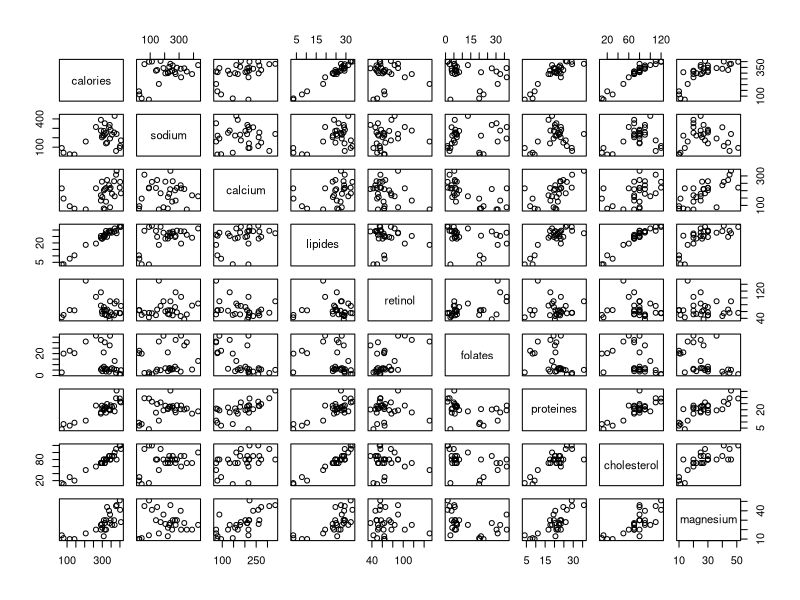
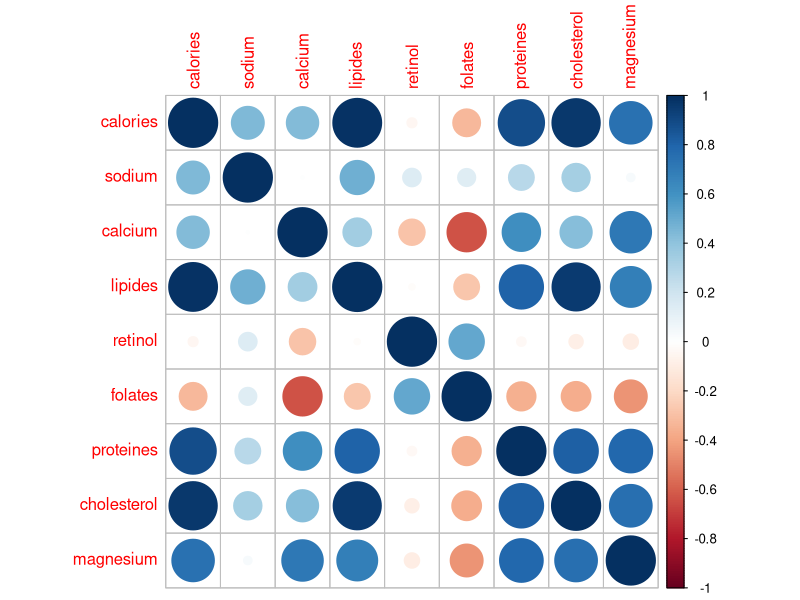
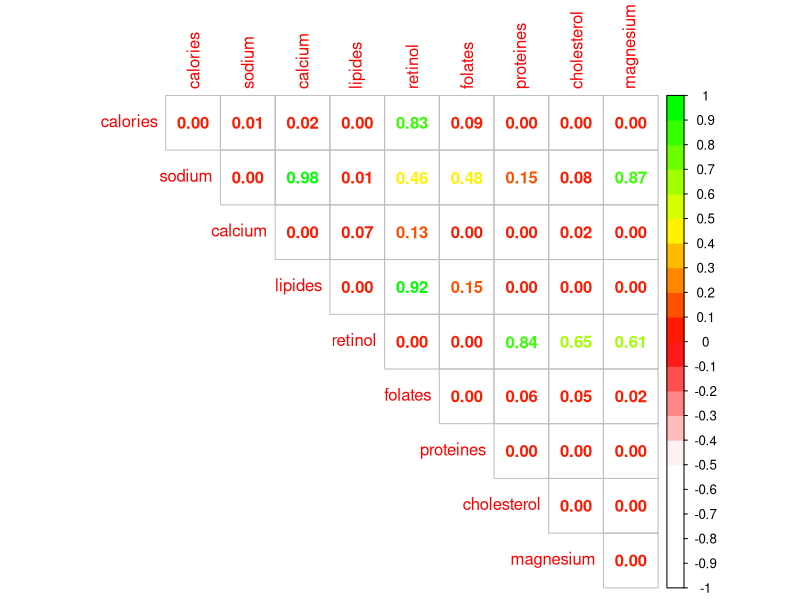
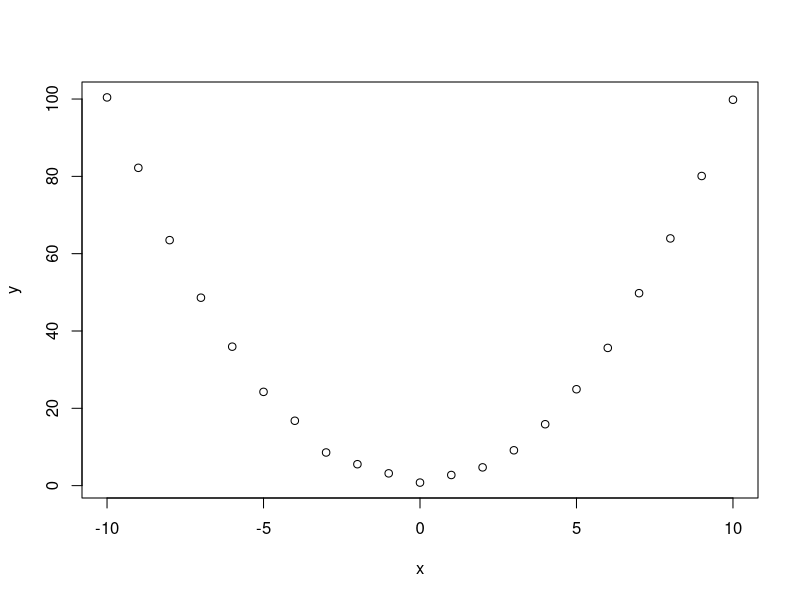
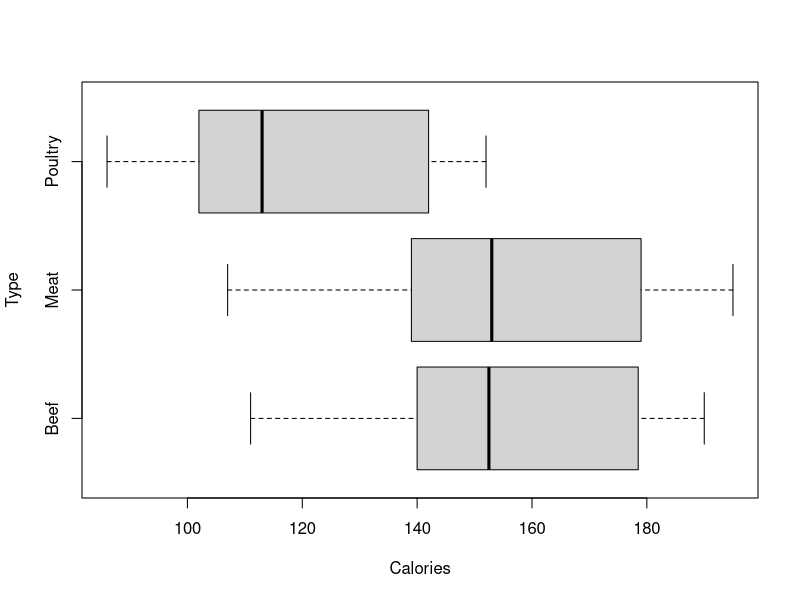
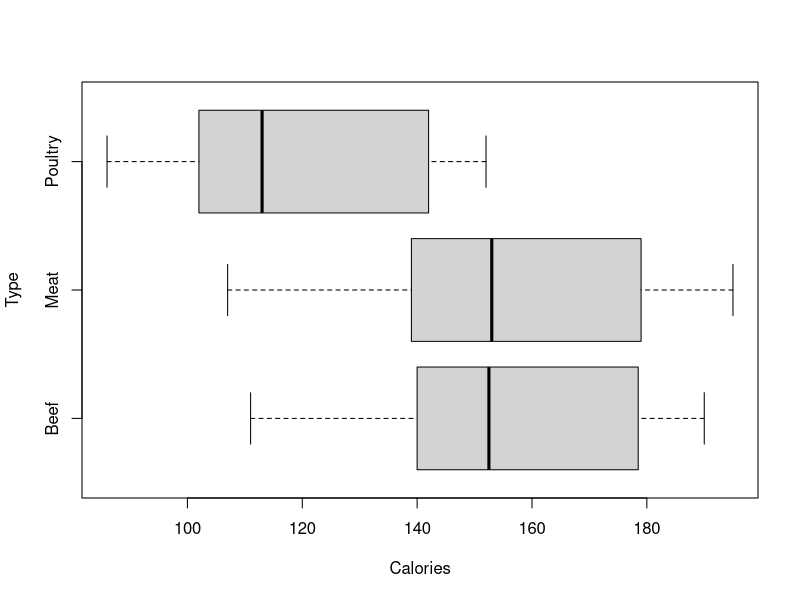
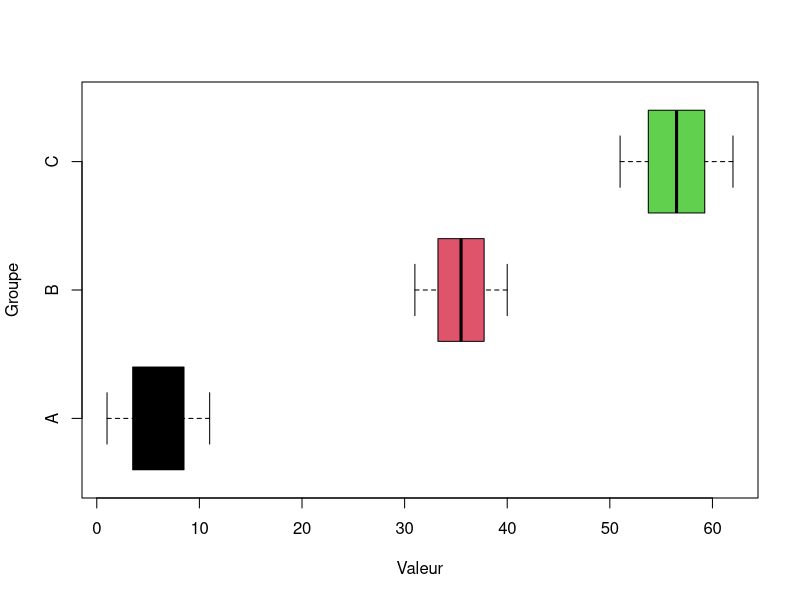
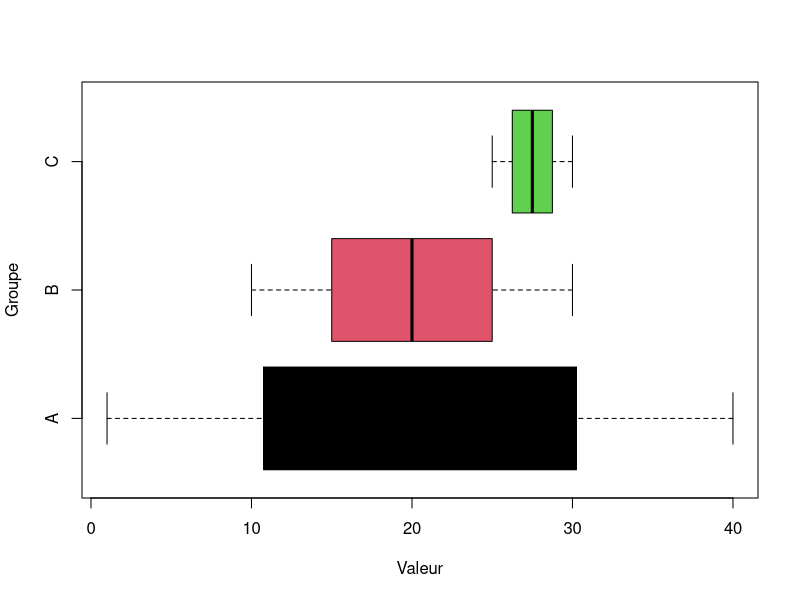

The R source for these figures, in order:
## ---- chunk 1
library(knitr)
library(kableExtra)
library(dplyr)
taille <- 12
## ---- chunk 2
df <- read.csv(file = "./datasets/fromage.txt", sep = "\t", row.names = 1)
## ---- chunk 3
kable(head(df), "html") %>% kable_styling("striped", font_size = taille) %>% scroll_box(width = "100%", height = "100px")
## ---- chunk 4
plot(df)
## ---- chunk 5
df_cor <- cor(df, method = "pearson")
kable(df_cor, "html") %>% kable_styling("striped", font_size = taille) %>% scroll_box(width = "100%", height = "400px")
## ---- chunk 6
library(corrplot)
corrplot(cor(df, method = "pearson"))
## ---- chunk 7
cor(x = df$lipides, y = df$magnesium)
## ---- chunk 8
cor.test(x = df$lipides, y = df$magnesium)
## ---- chunk 9
cor.test(x = df$sodium, y = df$retinol)
## ---- chunk 10
sodium <- rep(df$sodium,times = 10)
retinol <- rep(df$retinol,times = 10)
nom <- rep(rownames(df),times = 10)

df_10 <- data.frame(nom,sodium,retinol)

## ---- chunk 11
table(df_10$nom)
## ---- chunk 12
cor.test(x = df_10$sodium, y = df_10$retinol)
## ---- chunk 13
get_pvalue <- function(x,y){
  p <- cor.test(df[,x],df[,y])$p.value
  return(p)
}

colonne <- colnames(df)
ligne <- colnames(df)
df_pvalues <- outer(X = colonne, Y = ligne, FUN = Vectorize(get_pvalue))
colnames(df_pvalues) <- colnames(df)
rownames(df_pvalues) <- colnames(df)

## ---- chunk 14
corrplot(df_pvalues,
         cl.lim=c(0,1), method="number", type="upper",
         col=colorRampPalette(c("white","white","red","yellow","green"))(20))
## ---- chunk 15
x <- -10:10
y <- x^2 + rnorm(n = length(x))

plot(x,y)
## ---- chunk 16
cor.test(x, y, method = "pearson")
cor.test(x, y, method = "spearman")
cor.test(x, y, method = "kendall")
## ---- chunk 17
df <- read.csv(file = "./datasets/Titanic.csv", row.names = 1)
## ---- chunk 18
kable(head(df), "html") %>% kable_styling("striped", font_size = taille) %>% scroll_box(width = "100%", height = "400px")
## ---- chunk 19
df_count <- table(df$Survived, df$PClass)
## ---- chunk 20
resultat <-chisq.test(df$Survived,df$PClass)
resultat
## ---- chunk 21
attributes(resultat)
## ---- chunk 22
resultat$expected
## ---- chunk 23
data <- matrix(rbind(c(693,886,534,153),c(597,696,448,95)),ncol=4)
data
## ---- chunk 24
chisq.test(data)
## ---- chunk 25
p <- seq(0.80, 0.90, 0.005)
dof <- seq(1,3)
chisq_table <- outer(p, dof, function(x,y) qchisq(x,y))
chisq_table <- t(chisq_table)
colnames(chisq_table) <- 1 - p
rownames(chisq_table) <- dof
chisq_table <- round(chisq_table,2)
## ---- chunk 26
kable(chisq_table, "html", row.names = TRUE) %>% kable_styling("striped", font_size = taille) %>% scroll_box(width = "100%", height = "200px")
## ---- chunk 27
chisq.test(data/100)
## ---- chunk 28
chisq.test(data*100)
## ---- chunk 29
df <- read.csv(file = "./datasets/Hotdogs.csv", 
               sep = ";")
## ---- chunk 30
kable(df, "html") %>% kable_styling("striped", font_size = taille) %>% scroll_box(width = "100%", height = "400px")
## ---- chunk 31
boxplot(Calories  ~ Type, data = df, 
        horizontal = TRUE)
## ---- chunk 32
aov <- aov(formula = Calories ~ Type, data = df)
summary(aov)
## ---- chunk 33
boxplot(Calories  ~ Type, data = df, 
        horizontal = TRUE)
## ---- chunk 34
bartlett.test(Calories  ~ Type, data = df)
## ---- chunk 35
aov <- aov(formula = Calories ~ Type, data = df)
shapiro.test(aov$residuals)
## ---- chunk 36
a <- seq(from = 1, to = 11, length.out = 9   )
b <- seq(from = 31, to = 40, length.out = 9   )
c <- seq(from = 51, to = 62, length.out = 9   )
## ---- chunk 37
df <- data.frame(Valeur = c(a,b,c), Groupe = c(rep("A",9),
                        rep("B",9),
                        rep("C",9)))
head(df)
## ---- chunk 38
boxplot(Valeur  ~ Groupe, data = df, 
        col = 1:3, horizontal = TRUE)
## ---- chunk 39
summary(aov(formula = Valeur ~ Groupe, data = df))
## ---- chunk 40
SCE_a <- (a - mean(a))^2
SCE_b <- (b - mean(b))^2
SCE_c <- (c - mean(c))^2
intra <- sum(SCE_a + SCE_b + SCE_c)
intra
## ---- chunk 41
moyenne <- mean(df$Valeur)
moyenne_facteur <- tapply(X = df$Valeur, 
                          INDEX = df$Groupe,
                          FUN = mean)

longueur_facteur <- tapply(X = df$Valeur, 
                           INDEX = df$Groupe,
                           FUN = length)
inter <- sum(longueur_facteur*((moyenne_facteur - moyenne)^2))
inter
## ---- chunk 42
n <- nrow(df)
p <- length(levels(df$Groupe))
dof_inter <- p - 1
dof_intra <- n - p
dof_inter
dof_intra
## ---- chunk 43
Stat_Fisher <- (inter/dof_inter) / (intra/dof_intra)
Stat_Fisher
## ---- chunk 44
pvalue <- 1-pf(q = Stat_Fisher,
   df1 = dof_inter,
   df2 = dof_intra)
pvalue
## ---- chunk 45
qf(p = 1-pvalue, df1 = dof_inter, df2 = dof_intra)
## ---- chunk 46
a <- seq(from = 1, to = 40, length.out = 9   )
b <- seq(from = 10, to = 30, length.out = 9   )
c <- seq(from = 25, to = 30, length.out = 9   )
## ---- chunk 47
df <- data.frame(Valeur = c(a,b,c), Groupe = c(rep("A",9),
                        rep("B",9),
                        rep("C",9)))
head(df)
## ---- chunk 48
boxplot(Valeur  ~ Groupe, data = df, 
        col = 1:3, horizontal = TRUE)
## ---- chunk 49
summary(aov(formula = Valeur ~ Groupe, data = df))
## ---- chunk 50
SCE_a <- (a - mean(a))^2
SCE_b <- (b - mean(b))^2
SCE_c <- (c - mean(c))^2
intra <- sum(SCE_a + SCE_b + SCE_c)
intra
## ---- chunk 51
moyenne <- mean(df$Valeur)
moyenne_facteur <- tapply(X = df$Valeur, 
                          INDEX = df$Groupe,
                          FUN = mean)

longueur_facteur <- tapply(X = df$Valeur, 
                           INDEX = df$Groupe,
                           FUN = length)
inter <- sum(longueur_facteur*((moyenne_facteur - moyenne)^2))
inter
## ---- chunk 52
n <- nrow(df)
p <- length(levels(df$Groupe))
dof_inter <- p - 1
dof_intra <- n - p
dof_inter
dof_intra
## ---- chunk 53
Stat_Fisher <- (inter/dof_inter) / (intra/dof_intra)
Stat_Fisher
## ---- chunk 54
pvalue <- 1-pf(q = Stat_Fisher,
   df1 = dof_inter,
   df2 = dof_intra)
pvalue
## ---- chunk 55
qf(p = 1-pvalue, df1 = dof_inter, df2 = dof_intra)
## ---- chunk 56
df <- ToothGrowth
## ---- chunk 57
kable(df, "html") %>% kable_styling("striped", font_size = taille) %>% scroll_box(width = "40%", height = "200px")
## ---- chunk 58
boxplot(len  ~ supp, data = df,
        horizontal = TRUE)
## ---- chunk 59
boxplot(len  ~ dose, data = df,
        horizontal = TRUE)
## ---- chunk 60
df$interaction <- paste(df$supp,"-",df$dose)
## ---- chunk 61
boxplot(len  ~ interaction, data = df,
        horizontal = TRUE)
## ---- chunk 62
aov <- aov(formula = len ~ dose + supp + supp*dose , data = df)
summary(aov)
## ---- chunk 63
TukeyHSD(aov)
